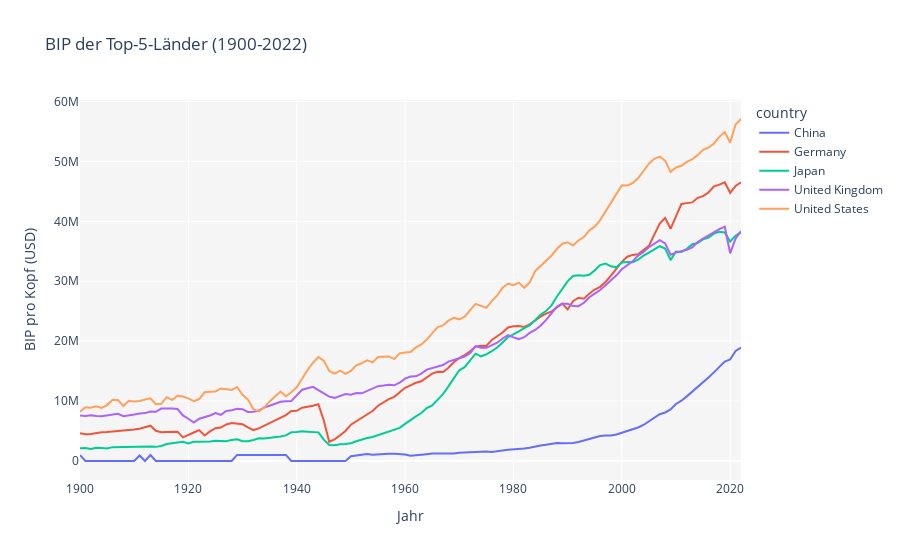

Write notebook code for a chart like this one.
### Code cell
#FRAGE 1:   Top 5 nach nominalem BIP (USD)
top_countries = ['United States', 'China', 'Japan', 'Germany', 'United Kingdom']

df_top = df[(df['country'].isin(top_countries)) & (df['year']< 2023)]
# Plotly-Liniendiagramm
fig = px.line(
    df_top,
    x='year',
    y='gdp_per_capita',
    color='country',
    title='BIP der Top-5-Länder (1900-2022)',
    labels={'GDP': 'Bruttoinlandsprodukt (in Milliarden USD)', 'Year': 'Jahr'}
)
fig.update_layout(xaxis_title='Jahr', yaxis_title='BIP pro Kopf (USD)', plot_bgcolor='rgba(245,245,245,1)')
# Plot anzeigen
fig.show()
fig.write_image('GDP_top5_länder.png')
